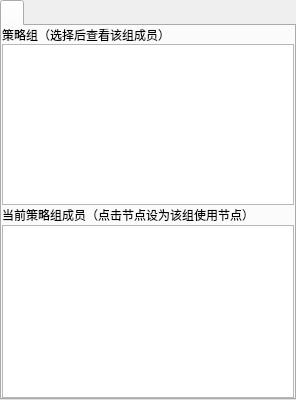
      <widget class="QTabWidget" name="tabWidget">
       <property name="currentIndex">
        <number>0</number>
       </property>
       <property name="documentMode">
        <bool>false</bool>
       </property>
       <property name="movable">
        <bool>true</bool>
       </property>
       <widget class="QWidget" name="widget1">
        <attribute name="title">
         <string/>
        </attribute>
        <layout class="QGridLayout" name="gridLayout_2">
         <property name="leftMargin">
          <number>0</number>
         </property>
         <property name="topMargin">
          <number>0</number>
         </property>
         <property name="rightMargin">
          <number>0</number>
         </property>
         <property name="bottomMargin">
          <number>0</number>
         </property>
         <property name="spacing">
          <number>0</number>
         </property>
        <item row="0" column="0">
         <widget class="QLabel" name="selectorGroupHint">
          <property name="text">
           <string>策略组（选择后查看该组成员）</string>
          </property>
         </widget>
        </item>
        <item row="1" column="0">
         <widget class="QListWidget" name="selectorGroupList">
          <property name="minimumSize">
           <size>
            <width>0</width>
            <height>86</height>
           </size>
          </property>
          <property name="maximumSize">
           <size>
            <width>16777215</width>
            <height>180</height>
           </size>
          </property>
          <property name="selectionMode">
           <enum>QAbstractItemView::SelectionMode::SingleSelection</enum>
          </property>
         </widget>
        </item>
        <item row="2" column="0">
         <widget class="QWidget" name="selectorMemberToolbar">
          <layout class="QHBoxLayout" name="selectorMemberToolbarLayout">
           <property name="leftMargin">
            <number>0</number>
           </property>
           <property name="topMargin">
            <number>0</number>
           </property>
           <property name="rightMargin">
            <number>0</number>
           </property>
           <property name="bottomMargin">
            <number>0</number>
           </property>
           <item>
            <widget class="QLabel" name="selectorMemberHint">
             <property name="text">
              <string>当前策略组成员（点击节点设为该组使用节点）</string>
             </property>
            </widget>
           </item>
           <item>
            <spacer name="selectorMemberToolbarSpacer">
             <property name="orientation">
              <enum>Qt::Orientation::Horizontal</enum>
             </property>
             <property name="sizeHint" stdset="0">
              <size>
               <width>40</width>
               <height>20</height>
              </size>
             </property>
            </spacer>
           </item>
          </layout>
         </widget>
        </item>
        <item row="3" column="0">
         <widget class="ProfilesTableView" name="profilesTableView">
          <property name="contextMenuPolicy">
           <enum>Qt::ContextMenuPolicy::CustomContextMenu</enum>
          </property>
          <property name="editTriggers">
           <set>QAbstractItemView::EditTrigger::NoEditTriggers</set>
          </property>
          <property name="alternatingRowColors">
           <bool>true</bool>
          </property>
          <property name="selectionBehavior">
           <enum>QAbstractItemView::SelectionBehavior::SelectRows</enum>
          </property>
          <property name="horizontalScrollMode">
           <enum>QAbstractItemView::ScrollMode::ScrollPerPixel</enum>
          </property>
          <property name="wordWrap">
           <bool>false</bool>
          </property>
          <attribute name="horizontalHeaderMinimumSectionSize">
           <number>16</number>
          </attribute>
          <attribute name="horizontalHeaderHighlightSections">
           <bool>false</bool>
          </attribute>
          <attribute name="horizontalHeaderShowSortIndicator" stdset="0">
           <bool>false</bool>
          </attribute>
          <attribute name="verticalHeaderDefaultSectionSize">
           <number>30</number>
          </attribute>
         </widget>
        </item>
        </layout>
       </widget>
       </widget>
